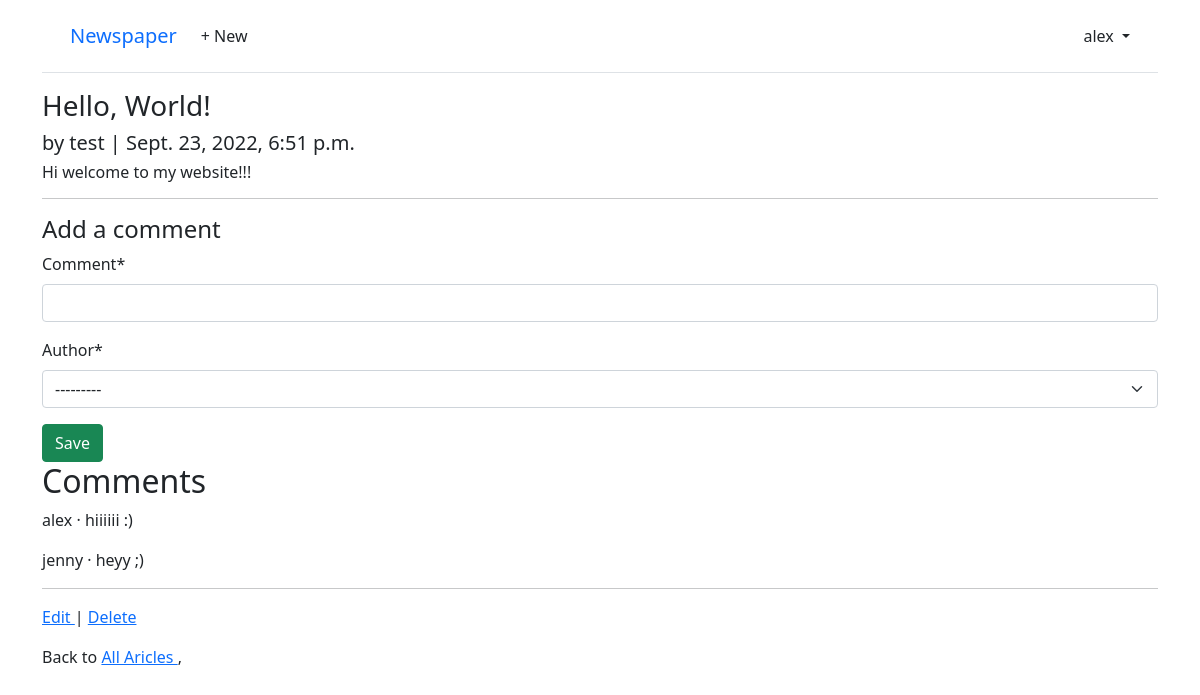
Screenshot of /articles/1/ (signed in) with the database file from the repository.
### accounts/models.py (models this page shows)
class CustomUser(AbstractUser):
    age = models.PositiveIntegerField(null = True, blank = True)

### articles/models.py (models this page shows, shortened)
class Article(models.Model):
    title = models.CharField(max_length = 150)
    body = models.TextField()
    date = models.DateTimeField(auto_now_add = True)
    author = models.ForeignKey(
        settings.AUTH_USER_MODEL,
        on_delete = models.CASCADE
    )

class Comment(models.Model):
    article = models.ForeignKey(Article, on_delete = models.CASCADE)
    comment = models.CharField(max_length = 250)
    author = models.ForeignKey(
        settings.AUTH_USER_MODEL,
        on_delete = models.CASCADE,
    )
    def __str__(self):
        return self.comment

### articles/views.py (the view, shortened to what this page needs)
# urls.py: path('<int:pk>/', ArticleDetailView.as_view(), name = 'article_detail'),
class ArticleDetailView(LoginRequiredMixin, View):
    def get(self, request, *args, **kwargs):
        view = CommentGet.as_view()
        return view(request, *args, **kwargs)

### articles/forms.py
class CommentForm(forms.ModelForm):
    class Meta:
        model = Comment
        fields = ('comment', 'author')

### articles/views.py (called while the page is built)
    def get_context_data(self, **kwargs):
        context = super().get_context_data(**kwargs)
        context['form'] = CommentForm()
        return context

### templates/article_detail.html (shortened to what this page needs)
{% extends 'base.html' %}
{% load crispy_forms_tags %}
{% block content %}
<div class="article-entry">
    <h3> {{ object.title }} </h3>
    <h5> by {{ object.author }} | {{ object.date }}</h5>
    <h6> {{ object.body }} </h6>
</div>
<hr>
<h4> Add a comment </h4>
<form action="" method="post"> {% csrf_token %}
    {{ form|crispy }}
    <button type="submit" class="btn btn-success ml-2" > Save </button>
</form>
<h2> Comments </h2>
{% for comment in article.comment_set.all %}
<p> {{comment.author}} &middot; {{comment}} </p>
{% endfor %}
<hr>
<p><a href="{% url 'article_edit' article.pk %}"> Edit </a> |
   <a href="{% url 'article_delete' article.pk %}"> Delete </a></p>
<p> Back to <a href="{% url 'article_list' %}"> All Aricles </a>,</p>
{% endblock %}

### templates/base.html (shortened to what this page needs)
<!DOCTYPE html>
<html>
<head>
    <link href="https://cdn.jsdelivr.net/npm/bootstrap@5.1.3/dist/css/bootstrap.min.css" rel="stylesheet">
</head>
<body>
    <div class="container">
        <header class="p-3 mb-3 border-bottom">
            <div class="container">
                <div class="d-flex flex-wrap align-items-center justify-content-center
                    justify-content-lg-start">
                    <a class="navbar-brand" href="{% url 'home' %}">Newspaper</a>
                    <ul class="nav col-12 col-lg-auto me-lg-auto mb-2 justify-content-center
                        mb-md-0">
                    {% if user.is_authenticated %}
                        <li><a href="{% url 'article_create' %}" class="nav-link px-2 link-dark">+ New</a></li>
                    </ul>
                    <div class="dropdown text-end">
                        <a href="#" class="d-block link-dark text-decoration-none dropdown-toggle"
                            id="dropdownUser1" data-bs-toggle="dropdown" aria-expanded="false">
                            {{ user.username }}
                        </a>
                    </div>
                    {% endif %}
                </div>
            </div>
        </header>
        <main>
            {% block content %}
            {% endblock content %}
        </main>
    </div>
</body>
</html>

### rows the page displays
CustomUser: username "alex"
Article: title "Hello, World!", author "test", date "Sept. 23, 2022, 6:51 p.m.", body "Hi welcome to my website!!!"
Comment: author "alex", comment "hiiiiii :)"
Comment: author "jenny", comment "heyy ;)"
